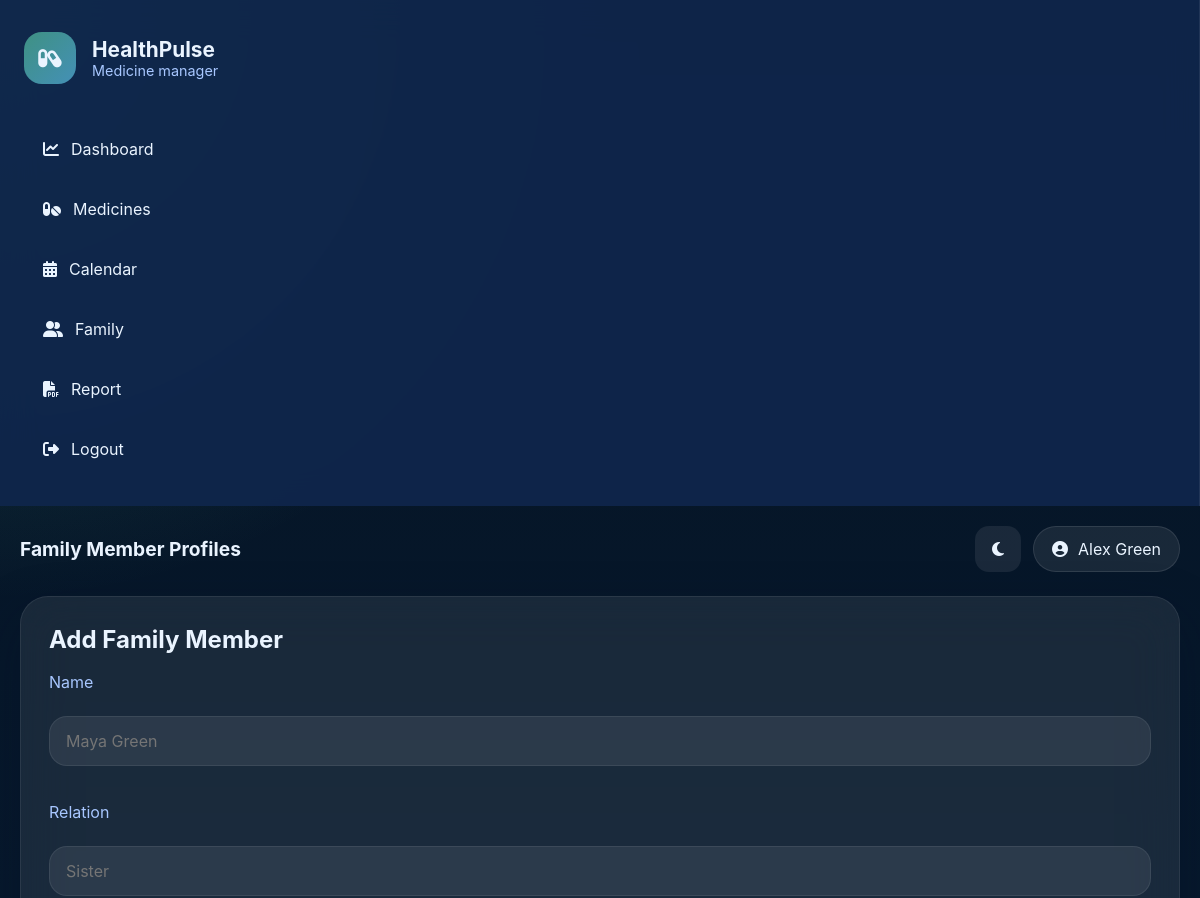
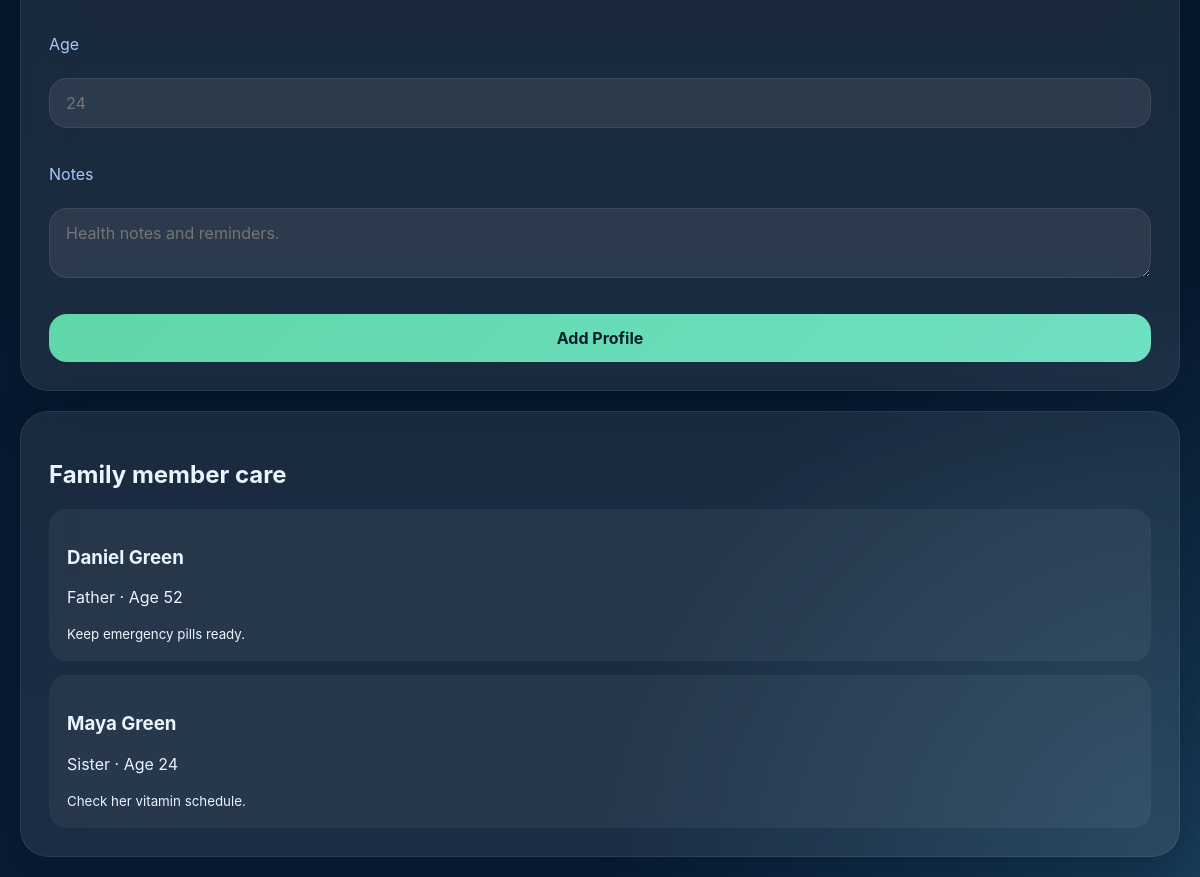
The app's page /family (signed in) with its own data (2 pictures, top to bottom).
### tables this page shows
CREATE TABLE users (
        id INTEGER PRIMARY KEY AUTOINCREMENT,
        name TEXT NOT NULL,
        email TEXT NOT NULL UNIQUE,
        password TEXT NOT NULL,
        created_at TEXT NOT NULL
    );

CREATE TABLE family_members (
        id INTEGER PRIMARY KEY AUTOINCREMENT,
        user_id INTEGER NOT NULL,
        name TEXT NOT NULL,
        relation TEXT,
        age INTEGER,
        notes TEXT,
        created_at TEXT NOT NULL,
        FOREIGN KEY(user_id) REFERENCES users(id)
    );

### app.py (the view)
    def wrapper(*args, **kwargs):
        if "user_id" not in session:
            return redirect(url_for("login"))
        return route(*args, **kwargs)

### app.py (called while the page is built, shortened)
def get_db_connection():
    conn = sqlite3.connect(DB_PATH)
    conn.row_factory = sqlite3.Row
    return conn

def current_user():
    if "user_id" not in session:
        return None
    conn = get_db_connection()
    user = conn.execute("SELECT * FROM users WHERE id = ?", (session["user_id"],)).fetchone()
    conn.close()
    return user

def login_required(route):
    def wrapper(*args, **kwargs):
        if "user_id" not in session:
            return redirect(url_for("login"))
        return route(*args, **kwargs)
    wrapper.__name__ = route.__name__
    return wrapper

@app.route("/family", methods=["GET", "POST"])
@login_required
def family():
    user = current_user()
    conn = get_db_connection()
    members = conn.execute(
        "SELECT * FROM family_members WHERE user_id = ? ORDER BY name",
        (user["id"],),
    ).fetchall()
    conn.close()
    return render_template("family.html", user=user, members=members)

### templates/family.html (shortened to what this page needs)
{% extends 'base.html' %}
{% block page_title %}Family Member Profiles{% endblock %}
{% block content %}
<div class="family-grid">
  <div class="glass-card family-form-panel">
    <h2>Add Family Member</h2>
    <form action="{{ url_for('family') }}" method="post" class="form-grid">
      <label>Name</label>
      <input type="text" name="name" placeholder="Maya Green" required />
      <label>Relation</label>
      <input type="text" name="relation" placeholder="Sister" />
      <label>Age</label>
      <input type="number" name="age" min="0" placeholder="24" />
      <label>Notes</label>
      <textarea name="notes" placeholder="Health notes and reminders."></textarea>
      <button type="submit" class="btn btn-primary">Add Profile</button>
    </form>
  </div>
  <div class="glass-card family-list-panel">
    <h2>Family member care</h2>
    {% if members %}
    <ul class="family-list">
      {% for member in members %}
      <li>
        <div>
          <h3>{{ member.name }}</h3>
          <p>{{ member.relation }} · Age {{ member.age }}</p>
          <small>{{ member.notes }}</small>
        </div>
      </li>
      {% endfor %}
    </ul>
    {% else %}
    <p class="muted">Add family member profiles to support medicine coordination.</p>
    {% endif %}
  </div>
</div>
{% endblock %}

### templates/base.html (shortened to what this page needs)
<!DOCTYPE html>
<html lang="en">
  <head>
    <link rel="stylesheet" href="https://cdnjs.cloudflare.com/ajax/libs/font-awesome/6.5.1/css/all.min.css" />
    <link rel="stylesheet" href="/static/css/styles.css" />
  </head>
  <body class="page-body">
    <div class="app-shell">
      <aside class="sidebar">
        <div class="brand">
          <div class="brand-icon"><i class="fas fa-capsules"></i></div>
          <div>
            <h1>HealthPulse</h1>
            <p>Medicine manager</p>
          </div>
        </div>
        <nav class="nav-menu">
          {% if session.user_id %}
          <a href="{{ url_for('dashboard') }}" class="nav-link"><i class="fas fa-chart-line"></i>Dashboard</a>
          <a href="{{ url_for('medicines') }}" class="nav-link"><i class="fas fa-pills"></i>Medicines</a>
          <a href="{{ url_for('calendar_view') }}" class="nav-link"><i class="fas fa-calendar-alt"></i>Calendar</a>
          <a href="{{ url_for('family') }}" class="nav-link"><i class="fas fa-user-friends"></i>Family</a>
          <a href="{{ url_for('report') }}" class="nav-link"><i class="fas fa-file-pdf"></i>Report</a>
          <a href="{{ url_for('logout') }}" class="nav-link"><i class="fas fa-sign-out-alt"></i>Logout</a>
          {% else %}
          <a href="{{ url_for('login') }}" class="nav-link"><i class="fas fa-sign-in-alt"></i>Login</a>
          <a href="{{ url_for('signup') }}" class="nav-link"><i class="fas fa-user-plus"></i>Sign Up</a>
          {% endif %}
        </nav>
      </aside>
      <main class="main-panel">
        <header class="topbar">
          <div class="page-title">{% block page_title %}Dashboard{% endblock %}</div>
          <div class="topbar-actions">
            <button class="btn-icon" id="themeToggle" onclick="toggleTheme()" title="Toggle dark mode">
              <i class="fas fa-moon"></i>
            </button>
            {% if session.user_id %}
            <div class="profile-chip">
              <i class="fas fa-user-circle"></i>
              <span>{{ session.user_name }}</span>
            </div>
            {% endif %}
          </div>
        </header>
        <section class="page-content">
          {% block content %}{% endblock %}
        </section>
      </main>
    </div>
  </body>
</html>

### static/css/styles.css (style rules this page uses)
:root { --bg: #081c34; --surface: rgba(255, 255, 255, 0.12); --surface-strong: rgba(255, 255, 255, 0.18); --border: rgba(255, 255, 255, 0.14); --text: #eaf4ff; --muted: #a8c7ff; --primary: #5fd7a8; --primary-dark: #29a17c; --accent: #68d6ff; --danger: #ff6b6b; --shadow: 0 20px 50px rgba(2, 17, 41, 0.35); font-family: "Inter", "Segoe UI", sans-serif; }
* { box-sizing: border-box; }
html, body { margin: 0; min-height: 100%; background: radial-gradient(circle at top left, rgba(95, 215, 168, 0.25), transparent 28%), radial-gradient(circle at bottom right, rgba(104, 214, 255, 0.18), transparent 28%), linear-gradient(180deg, #051424 0%, #081c34 100%); color: var(--text); font-family: var(--font-family); }
button, input, select, textarea { font: inherit; }
button { cursor: pointer; }
a { color: inherit; text-decoration: none; }
.app-shell { display: grid; grid-template-columns: 280px 1fr; min-height: 100vh; }
.sidebar { background: rgba(16, 39, 76, 0.92); border-right: 1px solid rgba(255, 255, 255, 0.08); padding: 32px 24px; backdrop-filter: blur(18px); }
.brand { display: flex; align-items: center; gap: 16px; margin-bottom: 40px; }
.brand-icon { width: 52px; height: 52px; border-radius: 18px; background: linear-gradient(135deg, rgba(95, 215, 168, 0.6), rgba(104, 214, 255, 0.6)); display: grid; place-items: center; font-size: 1.3rem; }
.brand h1, .brand p { margin: 0; }
.brand h1 { font-size: 1.3rem; }
.brand p { color: var(--muted); font-size: 0.9rem; }
.nav-menu { display: grid; gap: 10px; }
.nav-link { display: flex; align-items: center; gap: 12px; padding: 14px 18px; border-radius: 18px; color: var(--text); border: 1px solid transparent; transition: background 0.25s ease, border-color 0.25s ease; }
.main-panel { padding: 24px 32px; }
.topbar { display: flex; justify-content: space-between; align-items: center; gap: 12px; margin-bottom: 24px; }
.page-title { font-size: 1.2rem; font-weight: 700; }
.topbar-actions { display: flex; align-items: center; gap: 12px; }
.btn-icon { border: none; background: rgba(255, 255, 255, 0.08); color: var(--text); width: 46px; height: 46px; border-radius: 14px; }
.profile-chip { display: inline-flex; align-items: center; gap: 10px; border-radius: 999px; padding: 12px 18px; background: rgba(255, 255, 255, 0.08); border: 1px solid rgba(255, 255, 255, 0.1); }
.page-content { display: grid; gap: 24px; }
.glass-card { background: rgba(255, 255, 255, 0.08); border: 1px solid rgba(255, 255, 255, 0.08); border-radius: 28px; box-shadow: var(--shadow); backdrop-filter: blur(24px); padding: 28px; }
.btn, .button, .btn-small { border: none; border-radius: 18px; padding: 14px 22px; color: #0b1d32; font-weight: 700; transition: transform 0.2s ease, background 0.2s ease; }
.btn-primary { background: linear-gradient(135deg, var(--primary), #6fe0c3); color: #04212b; }
.feature-grid, .dashboard-grid, .family-grid { display: grid; gap: 20px; }
.summary-block h2, .tips-block h2, .report-panel h2, .edit-panel h2, .family-form-panel h2 { margin-top: 0; }
.reminder-list, .tips-list, .family-list { list-style: none; padding: 0; margin: 0; display: grid; gap: 14px; }
.reminder-list li, .tips-list li, .family-list li { background: rgba(255, 255, 255, 0.05); padding: 16px; border-radius: 18px; }
.water-card, .sos-card, .calendar-overview, .report-panel, .edit-panel, .family-form-panel, .family-list-panel { min-height: 200px; }
.auth-panel, .action-panel, .table-panel, .edit-panel, .family-form-panel, .family-list-panel, .report-panel, .calendar-overview { width: 100%; }
.auth-panel h2, .action-panel h2, .report-panel h2, .edit-panel h2, .family-form-panel h2, .calendar-overview h2 { margin: 0 0 18px; }
.auth-form label, .form-grid label { display: block; margin-bottom: 8px; color: var(--muted); }
.auth-form input, .auth-form textarea, .form-grid input, .form-grid textarea, .form-grid select { width: 100%; border: 1px solid rgba(255, 255, 255, 0.08); background: rgba(255, 255, 255, 0.08); border-radius: 18px; color: var(--text); padding: 14px 16px; margin-bottom: 20px; }
.form-grid { display: grid; gap: 16px; }
.family-grid { grid-template-columns: 1.2fr 1fr; }
.family-list { display: grid; gap: 14px; }
.family-list li { padding: 18px; }
@media (max-width: 1200px) { .app-shell { grid-template-columns: 1fr; } }
@media (max-width: 1200px) { .main-panel { padding: 20px; } }
@media (max-width: 1200px) { .hero-panel, .main-stack, .feature-row, .family-grid { grid-template-columns: 1fr; } }

### records on screen
users: user_name "Alex Green"
family_members: name "Daniel Green", relation "Father", age "52", notes "Keep emergency pills ready."
family_members: name "Maya Green", relation "Sister", age "24", notes "Check her vitamin schedule."
